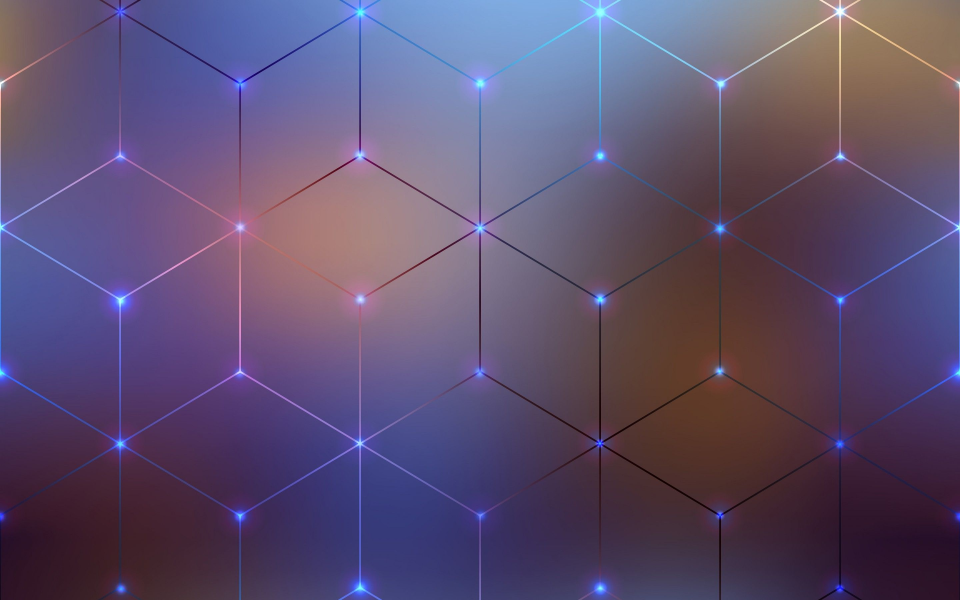
#> input picture NodejsWebApp1/NodejsWebApp1/Images/test.jpg, 2880 x 1800 px (shown at 1/3 size)
$ python -i Processor.py   (imports and definitions only)
#> lines starting #> are read from the running program, lines starting #| are printed output that depends on the picture
import cv2

class Processor:
    def __init__(self):
        pass

    def preprocess_img(self, img):
        img = self.grayscale(img)
        img = self.threshold(img, 100)
        img = self.blur(img)
        return self.resize(img, 900, 900)

    def blur(self, img):
        return cv2.GaussianBlur(img, (3,3), 0)

    def grayscale(self, img):
        return cv2.cvtColor(img, cv2.COLOR_BGR2GRAY)

    def threshold(self, img, thresh):
        return cv2.threshold(img, thresh, 255, cv2.THRESH_BINARY)

    def resize(self, img, height, width):
        old_w, old_h, channels = img.shape
        w_ratio, h_ratio = old_w/width, old_h/height
        new_dim = (width, height)
        return cv2.resize(img, new_dim, interpolation=cv2.INTER_AREA), w_ratio, h_ratio

    #Calculates the percentage of each box being within the other. Box1 and box2 are represented by (x1,y1,x2,y2) where x2 > x1 an y2 > y1.
    def regionOfConvergence(self, box1, box2):
        x1 = max(box1[0], box2[0])
        x2 = min(box1[2], box2[2])
        y1 = max(box1[1], box2[1])
        y2 = min(box1[3], box2[3])

        if x1 >= x2 or y1 >= y2:
            return [0,0]

        conv_area = (x2-x1)*(y2-y1)
        box1_area = (box1[2]-box1[0])*(box1[3]-box1[1])
        box2_area = (box2[2]-box2[0])*(box2[3]-box2[1])

        return [conv_area/box1_area, conv_area/box2_area]

    #Compares all the bounding boxes of an image and gets rid of overlapping bounding boxes.
    def processOverlap(self, img_boxes):
        coords = []
        i = 0
        while i < len(img_boxes):
            j = i+1
            while j < len(img_boxes):
                roc = self.regionOfConvergence(img_boxes[i][0], img_boxes[j][0])

                if roc[0] >= 0.5 or roc[1] >= 0.5:
                    if img_boxes[i][1] > img_boxes[j][1] or (img_boxes[i][1] == img_boxes[j][1] and roc[0] > roc[1]): #if confidence of box i > box j
                        img_boxes.remove(img_boxes[j])
                    else:
                        img_boxes.remove(img_boxes[i])
                        j = i+1
                else:
                    j += 1
            i += 1

        for coord, confidence in img_boxes:
            coords.append(coord)
        return coords

>>> import cv2
>>> picture = cv2.imread('../NodejsWebApp1/NodejsWebApp1/Images/test.jpg')
#> picture is the input picture: shape (1800, 2880, 3); mean B, G, R 111.3, 79.3, 94.2
>>> result = Processor().preprocess_img(picture)
#> in grayscale, `return cv2.cvtColor(img, cv2.COLOR_BGR2GRAY)`:
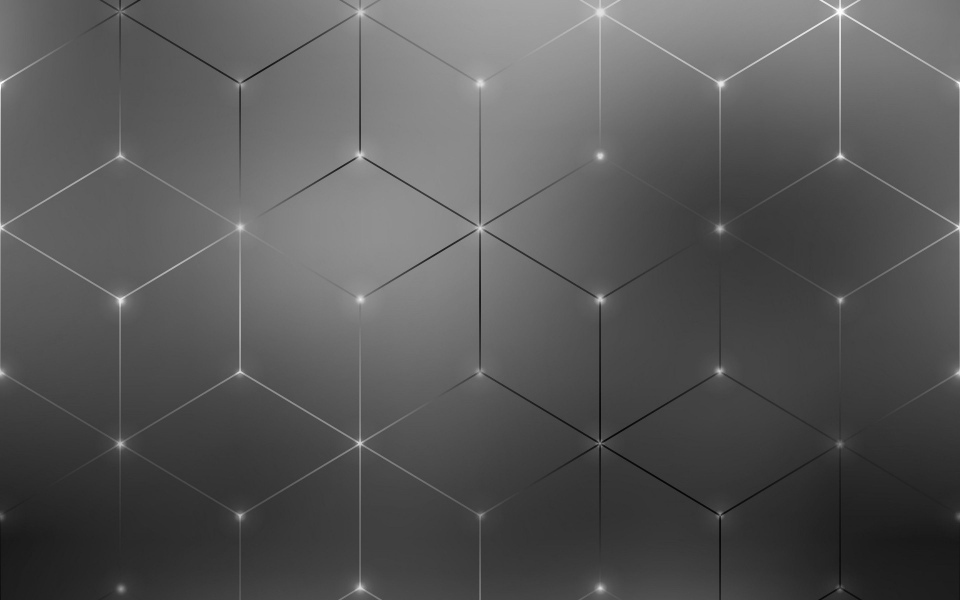
#> returned value: shape (1800, 2880) (shown at 1/3 size); min 3, max 255, mean 87.4
#> (the run stopped early here; a loop or call above may not have finished)

$ run again, on NodejsWebApp1/NodejsWebApp1/Images/tree.jpg
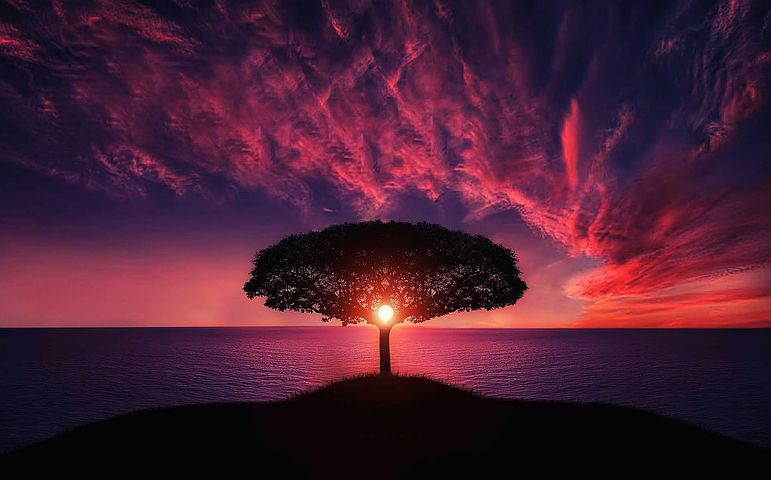
#> input picture NodejsWebApp1/NodejsWebApp1/Images/tree.jpg, 771 x 480 px
#> picture is the input picture: shape (480, 771, 3); mean B, G, R 51.3, 30.4, 73.7
#> in grayscale, `return cv2.cvtColor(img, cv2.COLOR_BGR2GRAY)`:
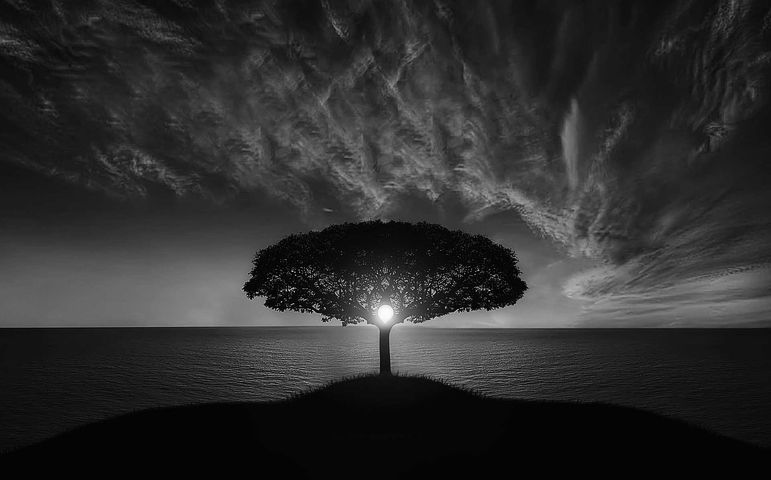
#> returned value: shape (480, 771); min 0, max 254, mean 45.7
